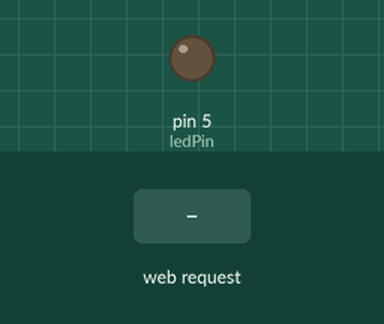
This sketch was run on a simulated Arduino Uno, built for the host (arithmetic inside an expression is 32-bit, double 64-bit). Shown: output pins drawn as LEDs (lit = HIGH). The inputs (shaded band) are chosen by the test bench.

Above: at 1.2 s.
1.3 s: HTTP request GET /?ledParam=1 received
At 1.6 s:
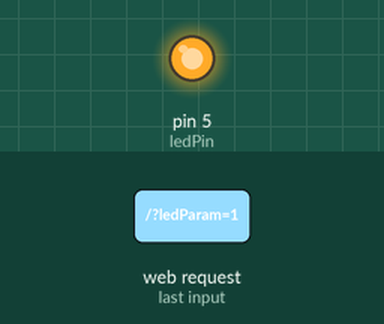
Timing chart, 0 to 4.3 s (numbered marks = the images above; inputs shaded):
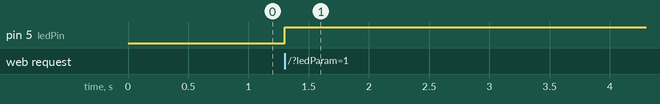

Measured:
- after the input at 1.3 s, pin 5 (ledPin): LOW → HIGH at once

The sketch:

exemplo_ethernet_enc28j60.ino
```cpp
#include <SPI.h> //INCLUSÃO DAS BIBLIOTECAS NECESSÁRIAS PARA FUNCIONAMENTO DO CÓDIGO
#include <UIPEthernet.h> //INCLUSÃO DAS BIBLIOTECAS NECESSÁRIAS PARA FUNCIONAMENTO DO CÓDIGO

byte mac[] = { 0xDE, 0xAD, 0xBE, 0xEF, 0xFE, 0xED }; //ATRIBUIÇÃO DE ENDEREÇO MAC AO ENC28J60
byte ip[] = { 192, 168, 0, 175 }; //COLOQUE UMA FAIXA DE IP DISPONÍVEL DO SEU ROTEADOR. EX: 192.168.1.110  **** ISSO VARIA, NO MEU CASO É: 192.168.0.175
EthernetServer server(80); //CASO OCORRA PROBLEMAS COM A PORTA 80, UTILIZE OUTRA (EX:8082,8089) E A CHAMADA DA URL FICARÁ IP:PORTA(EX: 192.168.0.15:8082)

int ledPin = 5; //DECLARAÇÃO DE VARIÁVEL DO TIPO INTEIRA(VARIÁVEL CORRESPONDENTE AO PINO DIGITAL 5 DO ARDUINO)
String readString = String(30); //VARIÁVEL PARA BUSCAR DADOS NO ENDEREÇO(URL)
int status = 0; //DECLARAÇÃO DE VARIÁVEL DO TIPO INTEIRA(SERÁ RESPONSÁVEL POR VERIFICAR O STATUS ATUAL DO LED)

void setup(){
  Ethernet.begin(mac, ip); //INICIA O ETHERNET ENC28J60
  server.begin(); //INICIA O SERVIDOR PARA RECEBER DADOS NA PORTA DEFINIDA EM "EthernetServer server(porta);"
  pinMode(ledPin, OUTPUT); //DEFINE QUE A VARIÁVEL SERÁ UMA SAÍDA
  }
void loop(){
EthernetClient client = server.available(); //CRIA UMA CONEXÃO COM O CLIENTE
  if (client) { // SE EXISTE CLIENTE FAZ
    while (client.connected()) {//ENQUANTO EXISTIR CLIENTE CONECTADO FAZ
   if (client.available()) { //SE O CLIENTE ESTÁ HABILITADO FAZ
    char c = client.read(); //LÊ CARACTER A CARACTER DA REQUISIÇÃO HTTP
    if (readString.length() < 100) //SE O ARRAY FOR MENOR QUE 100
      {
        readString += c; //"readstring" VAI RECEBER OS CARACTERES LIDO
      }
        if (c == '\n') { //SE ENCONTRAR "\n" É O FINAL DO CABEÇALHO DA REQUISIÇÃO HTTP
          if (readString.indexOf("?") <0){ //SE ENCONTRAR O CARACTER "?"
          }
          else //SENÃO
        if(readString.indexOf("ledParam=1") >0) //SE ENCONTRAR O PARÂMETRO "ledParam=1"
           {
             digitalWrite(ledPin, HIGH); //ENERGIZA A PORTA "ledPin" E O LED ACENDE
             status = 1; //VARIÁVEL RECEBE VALOR 1(SIGNIFICA QUE O LED ESTÁ ACESO)
           }else{ //SENÃO
             digitalWrite(ledPin, LOW); //DESENERGIZA A PORTA "ledPin" E O LED APAGA
             status = 0; //VARIÁVEL RECEBE VALOR 0(SIGNIFICA QUE O LED ESTÁ APAGADO)
           }
          client.println("HTTP/1.1 200 OK"); //ESCREVE PARA O CLIENTE A VERSÃO DO HTTP
          client.println("Content-Type: text/html"); //ESCREVE PARA O CLIENTE O TIPO DE CONTEÚDO(texto/html)
          client.println();
          //AS LINHAS ABAIXO CRIAM A PÁGINA HTML
          client.println("<body style=background-color:#ADD8E6>"); //DEFINE A COR DE FUNDO DA PÁGINA
          client.println("<center><font color='blue'><h1>MASTERWALKER SHOP</font></center></h1>"); //ESCREVE "MASTERWALKER SHOP" NA PÁGINA
          client.println("<h1><center>CONTROLE DE LED</center></h1>"); //ESCREVE "CONTROLE DE LED" NA PÁGINA
          if (status == 1){ //SE VARIÁVEL FOR IGUAL A 1 FAZ
          //A LINHA ABAIXO CRIA UM FORMULÁRIO CONTENDO UMA ENTRADA INVISÍVEL(hidden) COM O PARÂMETRO DA URL E CRIA UM BOTÃO(APAGAR SE O LED ETSIVER ACESO).
          client.println("<center><form method=get name=LED><input type=hidden name=ledParam value=0 /><input type=submit value=APAGAR></form></center>");
          }else{ //SENÃO
          //A LINHA ABAIXO CRIA UM FORMULÁRIO CONTENDO UMA ENTRADA INVISÍVEL(hidden) COM O PARÂMETRO DA URL E CRIA UM BOTÃO(ACENDER SE O LED ETSIVER APAGADO).
          client.println("<center><form method=get name=LED><input type=hidden name=ledParam value=1 /><input type=submit value=ACENDER></form></center>");
          }
          client.println("<hr />"); //TAG HTML QUE CRIA UMA LINHA NA PÁGINA
          client.println("<hr />"); //TAG HTML QUE CRIA UMA LINHA NA PÁGINA
          client.println("</body></html>"); //FINALIZA A TAG "body" E "html"
          readString=""; //A VARIÁVEL É REINICIALIZADA
          client.stop(); //FINALIZA A REQUISIÇÃO HTTP
            }
          }
        }
      }
 }
```
